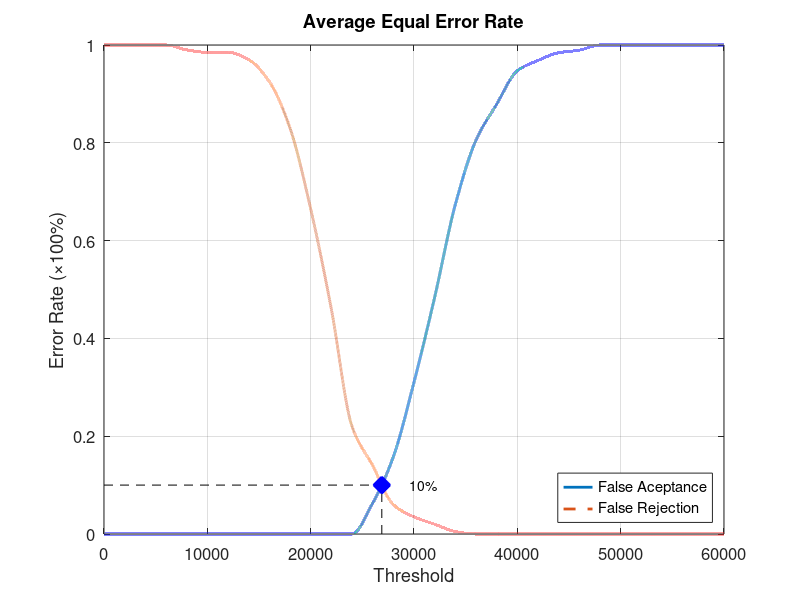
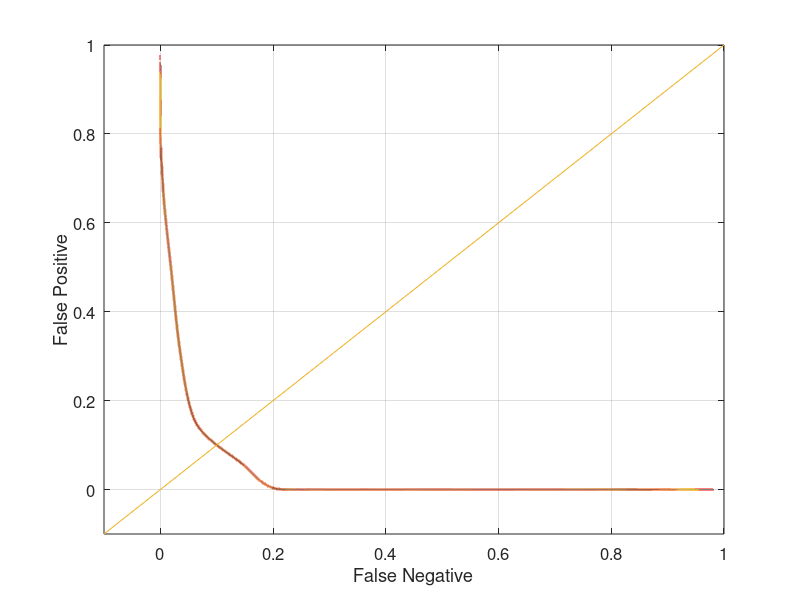

MATLAB code for these plots, in order:
function yEER = Database2_4
close all;
clear;
clc;
x = 0:2000:60000;
xq = 0:0.5:60000;

y0 = [0 0 0 0 0 0 0 0 0 0 0 0 0 0.0631579 0.157895 0.310526 0.484211 0.673684 0.805263 0.878947 0.947368 0.968421 0.984211 0.989474 1 1 1 1 1 1 1];
yy0 = interp1(x, y0, xq, 'pchip');
y1 = [1 1 1 1 0.99 0.985 0.985 0.97 0.925 0.83 0.665 0.46 0.22 0.14 0.06 0.035 0.02 0.005 0 0 0 0 0 0 0 0 0 0 0 0 0];
yy1 = interp1(x, y1, xq, 'pchip');

% Calculating EER: 
y2 = abs(y0 - y1);
find(y2 == min(y2))
yy2 = abs(yy0 - yy1);
xEER = find(yy2 == min(yy2));
xEERIndex = xq(xEER) % X-axis EER
yEER = yy0(xEER) % Y-axis EER

main = figure
plot(xq, yy0,'-','LineWidth', 2);	hold on
plot(xq, yy1,'--','LineWidth', 2);	hold on
plot([xEERIndex xEERIndex], [0 yEER], 'k--');	hold on
plot([0 xEERIndex], [yEER yEER], 'k--');	hold on
plot(xEERIndex, yEER, 'bx', 'LineWidth', 10);	hold on
text(xEERIndex + 10 * xEERIndex / 100, yEER, [num2str(round((10000 * yEER)) / 100) '%'])
legend('False Aceptance', 'False Rejection', 'Location', 'SouthEast')
xlabel('Threshold')
ylabel('Error Rate (\times100%)')
title('Average Equal Error Rate')
set(gca, 'FontSize', 12)
axis([0 60000 0 1])
grid on

print(main, 'Database2_4Main', '-dpng');
FNRxFPR = figure('Color', [1 1 1]);
plot(yy1, yy0, '-', yy1, yy0, 'LineWidth', 2);
hold on
y = -0.1:0.1:1
plot(y, y); 
set(gca, 'FontSize', 12)
xlabel('False Negative')
ylabel('False Positive')
axis([-0.1 1 -0.1 1])
set(gca, 'FontSize', 12)
grid on

print(FNRxFPR, 'Database2_4FNRxFPR','-dpng');
end
